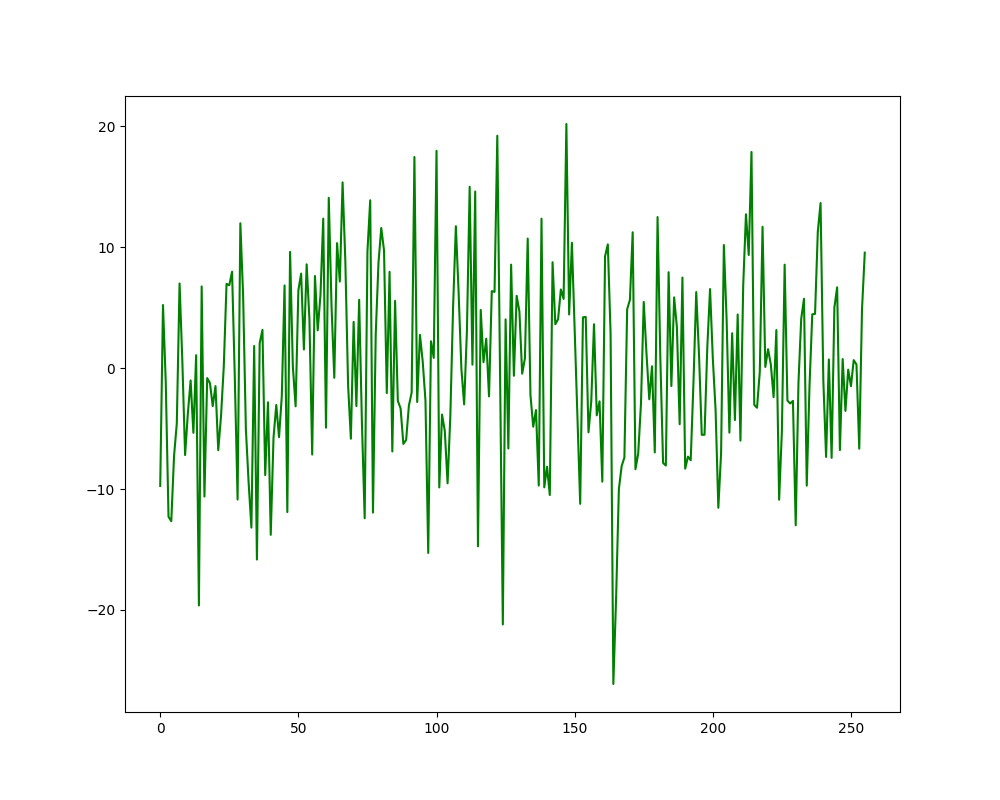

Here is the Python script that generated this plot:
from datetime import datetime

import numpy as np
import matplotlib.pyplot as plt

from random import random
import math

N = 256  # number of discrete
w = 2000  # cutoff frequency
x = np.arange(0, N, 1)


class DrawOption:
    def __init__(self, pl_title, pl_type="plot", x_range=x):
        self.pl_title = pl_title
        self.pl_type = pl_type
        self.x_range = x_range


def draw_plot(axes, data_plot, options_plot):
    axes.set_title(options_plot.pl_title)
    if options_plot.pl_type == "plot":
        axes.plot(options_plot.x_range, data_plot)


def draw(data, options, picture_name):
    data_length = len(data)
    if len(data) > 1:
        _, axes = plt.subplots(len(data), sharex=False, figsize=(10, 8))
        for i in range(data_length):
            draw_plot(axes[i], data[i], options[i])
    else:
        plt.figure(figsize=(10, 8))
        plt.plot(x, data[0], color='green')
    plt.savefig(picture_name)


def generate_signal(t):
    res = 0
    n = 14  # number of harmonic
    A = 5  # max amplitude
    wp = w / n

    for _ in range(n):
        a = A * random()
        fi = 2 * math.pi * random()
        res += a * math.sin(wp * t + fi)
        wp += w / n

    return res


def generate_array_of_signals(N):
    return np.array([generate_signal(i) for i in range(N)])


def generate_chart(signal, file_name):
    print(f'Математичне сподівання - {np.mean(signal)}')
    print(f'Дисперсія - {np.var(signal)}')
    options = [
       DrawOption("Signal", "plot"),
    ]
    draw([signal], options, file_name)
    return signal


def generate_spectrum(signal, file_name):
    x = np.fft.rfftfreq(N, 1./w)
    options = [
       DrawOption("Spectrum", "plot", x_range=x),
    ]
    draw([signal], options, file_name)
    return signal


def autocorr(i):
    corr = np.correlate(i, i, mode='full') / i.size
    corr = corr[corr.size // 2:]
    return corr


def intercorr(a, v):
    corr = np.correlate(a, v, mode='full') / a.size
    corr = corr[corr.size // 2:]
    return corr


def fft_function(signal):
    fft = np.fft.fft(signal)
    fft_theo = np.abs(fft / N)
    return fft_theo


def calculate_timedelta_lab1():
    time_dict = {}
    for i in range(1, 6):
        start = datetime.now()
        generate_array_of_signals(i * 1000)
        end = datetime.now()
        delta = (end - start)
        time_dict[i * 1000] = delta.microseconds
    return time_dict


if __name__ == '__main__':
    print('LAB 1')
    lab_1_signal = generate_chart(generate_array_of_signals(N), "lab1.png")

    print('\n\nLAB 2\nAutocorrelated signal')
    autocorrelated_signal_lab_2 = generate_chart(autocorr(lab_1_signal), 'lab2_autocorr.png')
    
    print('\nIntercorrelated signal')
    intercorrelated_signal = generate_chart(intercorr(lab_1_signal, autocorrelated_signal_lab_2), 'lab2_intercorr.png')

    print('\nFourier transformation')
    fft = generate_spectrum(fft_function(lab_1_signal), 'lab3_spectr.png')
